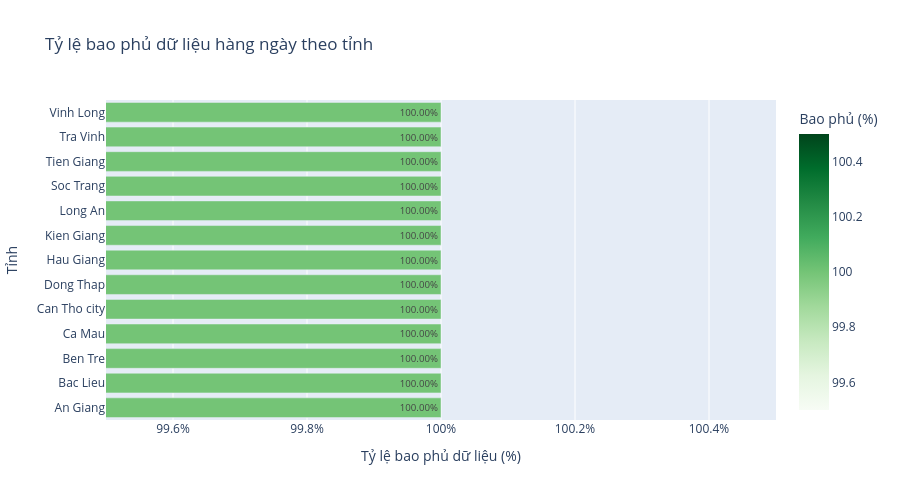

Notebook cell for this chart:
### Markdown cell above
## Biểu đồ heatmap về độ bao phủ dữ liệu

### Code cell
coverage_summary = prov_gap_df.assign(
    Tỷ_lệ_bao_phủ=lambda df: (df["Số ngày thực tế"] / df["Số ngày kỳ vọng"]) * 100
).sort_values("Tỷ_lệ_bao_phủ")

fig = px.bar(
    coverage_summary,
    x="Tỷ_lệ_bao_phủ",
    y="Tỉnh",
    orientation="h",
    text=coverage_summary["Tỷ_lệ_bao_phủ"].map(lambda v: f"{v:.2f}%"),
    color="Tỷ_lệ_bao_phủ",
    color_continuous_scale="Greens",
    range_color=[coverage_summary["Tỷ_lệ_bao_phủ"].min(), 100],
    labels={"Tỷ_lệ_bao_phủ": "Tỷ lệ bao phủ dữ liệu (%)", "Tỉnh": "Tỉnh"},
    title="Tỷ lệ bao phủ dữ liệu hàng ngày theo tỉnh",
)
fig.update_layout(
    xaxis=dict(
        ticksuffix="%", range=[coverage_summary["Tỷ_lệ_bao_phủ"].min() - 0.5, 100.5]
    ),
    yaxis=dict(categoryorder="total ascending"),
    coloraxis_colorbar=dict(title="Bao phủ (%)"),
    height=500,
)
fig.show()

if (coverage_summary["Tỷ_lệ_bao_phủ"] < 100).any():
    display(coverage_summary[["Tỉnh", "Số ngày thiếu", "Tỷ_lệ_bao_phủ"]])
else:
    print("Tất cả các tỉnh có dữ liệu đầy đủ 100% trong giai đoạn phân tích.")

### Figure 1 — Plotly figure (JSON) as saved in the notebook; plotly's stock layout.template omitted (floating-point values rounded to 4 significant figures)
{"data": [{"hovertemplate": "Tỷ lệ bao phủ dữ liệu (%)=%{marker.color}<br>Tỉnh=%{y}<br>text=%{text}<extra></extra>", "legendgroup": "", "marker": {"color": [100.0, 100.0, 100.0, 100.0, 100.0, 100.0, 100.0, 100.0, 100.0, 100.0, 100.0, 100.0, 100.0], "coloraxis": "coloraxis", "pattern": {"shape": ""}}, "name": "", "orientation": "h", "showlegend": false, "text": ["100.00%", "100.00%", "100.00%", "100.00%", "100.00%", "100.00%", "100.00%", "100.00%", "100.00%", "100.00%", "100.00%", "100.00%", "100.00%"], "textposition": "auto", "type": "bar", "x": [100.0, 100.0, 100.0, 100.0, 100.0, 100.0, 100.0, 100.0, 100.0, 100.0, 100.0, 100.0, 100.0], "xaxis": "x", "y": ["An Giang", "Bac Lieu", "Ben Tre", "Ca Mau", "Can Tho city", "Dong Thap", "Hau Giang", "Kien Giang", "Long An", "Soc Trang", "Tien Giang", "Tra Vinh", "Vinh Long"], "yaxis": "y"}], "layout": {"barmode": "relative", "coloraxis": {"cmax": 100, "cmin": 100, "colorbar": {"title": {"text": "Bao phủ (%)"}}, "colorscale": [[0, "rgb(247,252,245)"], [0.125, "rgb(229,245,224)"], [0.25, "rgb(199,233,192)"], [0.375, "rgb(161,217,155)"], [0.5, "rgb(116,196,118)"], [0.625, "rgb(65,171,93)"], [0.75, "rgb(35,139,69)"], [0.875, "rgb(0,109,44)"], [1, "rgb(0,68,27)"]]}, "height": 500, "legend": {"tracegroupgap": 0}, "title": {"text": "Tỷ lệ bao phủ dữ liệu hàng ngày theo tỉnh"}, "xaxis": {"anchor": "y", "domain": [0, 1], "range": [99.5, 100.5], "ticksuffix": "%", "title": {"text": "Tỷ lệ bao phủ dữ liệu (%)"}}, "yaxis": {"anchor": "x", "categoryorder": "total ascending", "domain": [0, 1], "title": {"text": "Tỉnh"}}}}
